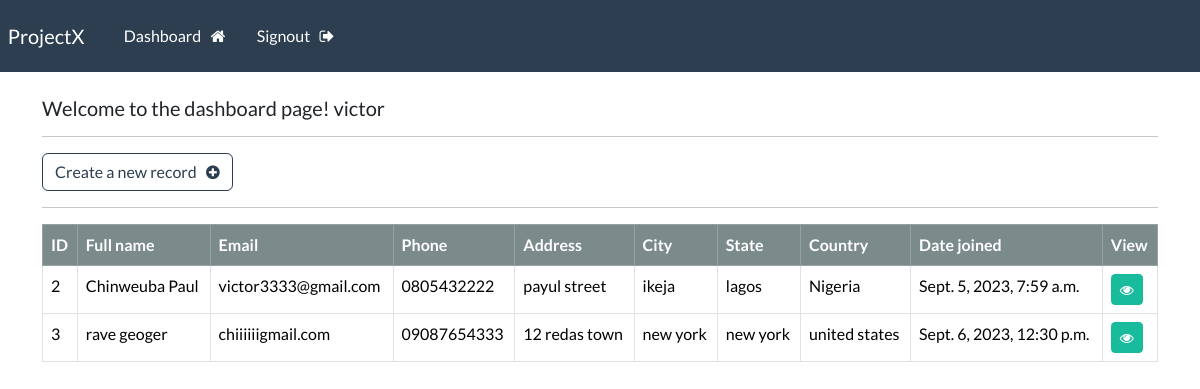
The page /dashboard (signed in) on the database its author committed.
### webapp/models.py (models this page shows, shortened)
class Record(models.Model):
    creation_date = models.DateTimeField(auto_now_add=True)
    first_name = models.CharField(max_length = 100)
    last_name = models.CharField(max_length = 100)
    email = models.CharField(max_length = 300)
    phone = models.CharField(max_length = 100)
    address = models.CharField(max_length = 300)
    city = models.CharField(max_length =300)
    state = models.CharField(max_length = 300)
    country = models.CharField(max_length = 300)

### webapp/views.py (the view)
# urls.py: path('dashboard', views.dashboard , name="dashboard"),
@login_required(login_url='my-login')
def dashboard(request):
    my_records = Record.objects.all()
    context = {'records': my_records}
    return render(request, 'webapp/dashboard.html', context=context)

### webapp/templates/webapp/dashboard.html
{% extends 'webapp/base.html' %}
{% block content %}
    <h5> Welcome to the dashboard page! {{user}}</h5>
    <hr>
    <a class="btn btn-outline-primary btn-sn" href="{% url 'create-record' %}">
        Create a new record &nbsp; <i class="fa fa-plus-circle" aria-hidden="true"></i>
    </a>
    <hr>
    <table class="table table-hover table-bordered">
        <thead class="table-dark">
            <tr>
                <th scope="col"> ID </th>
                <th scope="col"> Full name </th>
                <th scope="col"> Email </th>
                <th scope="col"> Phone</th>
                <th scope="col"> Address </th>
                <th scope="col"> City </th>
                <th scope="col"> State</th>
                <th scope="col"> Country </th>
                <th scope="col"> Date joined </th>
                <th scope="col"> View </th>
            </tr>
        </thead>
        <tbody>
            {% if records %}
                {% for record in records %}
            <tr>
                <td> {{record.id}} </td>
                <td> {{record.first_name}} {{record.last_name}} </td>
                <td> {{record.email}} </td>
                <td> {{record.phone}} </td>
                <td> {{record.address}} </td>
                <td> {{record.city}} </td>
                <td> {{record.state}} </td>
                <td> {{record.country}} </td>
                <td> {{record.creation_date}} </td>
                <td> <a class="btn btn-success btn-sm" href="{% url 'record' record.id %}"> <i class="fa fa-eye" aria-hidden="true"></i> </a> </td>
            </tr>
            {% endfor %}
            {% endif %}
        </tbody>
    </table>
{% endblock %}

### webapp/templates/webapp/base.html (shortened to what this page needs)
{% load static %}
<!DOCTYPE html>
<html>
    <head>
          <link rel="stylesheet" type="text/css" href="https://bootswatch.com/5/flatly/bootstrap.min.css">
          <link rel="stylesheet" type="text/css" href="{% static 'css/styles.css' %}">
          <link rel="stylesheet" href="https://cdnjs.cloudflare.com/ajax/libs/font-awesome/4.7.0/css/font-awesome.min.css">
    </head>
    <body>
        {% include 'webapp/navbar.html' %}
        <div class="container">
            <br>
            {% block content %}
            {% endblock %}
        </div>
    </body>
</html>

### webapp/templates/webapp/navbar.html (shortened to what this page needs)
<nav class="navbar navbar-expand-lg navbar-dark bg-primary justify-content-center">
    <a class="navbar-brand main-heading" href="{% url '' %}">
      &nbsp; ProjectX
    </a>
      <div class="collapse navbar-collapse text-center" id="navbarNavDropdown">
        <ul class="navbar-nav mr-auto">
          {% if user.is_authenticated %}
            <li class="nav-item">
              <a class="nav-link" href="{% url 'dashboard' %}">Dashboard  &nbsp; <i class="fa fa-home" aria-hidden="true"></i> </a>
            </li>
            <li class="nav-item">
              <a class="nav-link" href="{% url 'user-logout' %}">Signout &nbsp; <i class="fa fa-sign-out" aria-hidden="true"></i> </a>
            </li>
        </ul>
        {% endif %}
      </div>
  </nav>

### rows shown on the page
Record: id "2", first_name "Chinweuba", last_name "Paul", email "victor3333@gmail.com", phone "0805432222", address "payul street", city "ikeja", state "lagos", country "Nigeria", creation_date "Sept. 5, 2023, 7:59 a.m."
Record: id "3", first_name "rave", last_name "geoger", email "chiiiiiigmail.com", phone "09087654333", address "12 redas town", city "new york", state "new york", country "united states", creation_date "Sept. 6, 2023, 12:30 p.m."

### other values the page prints
{{ user }} "victor"
